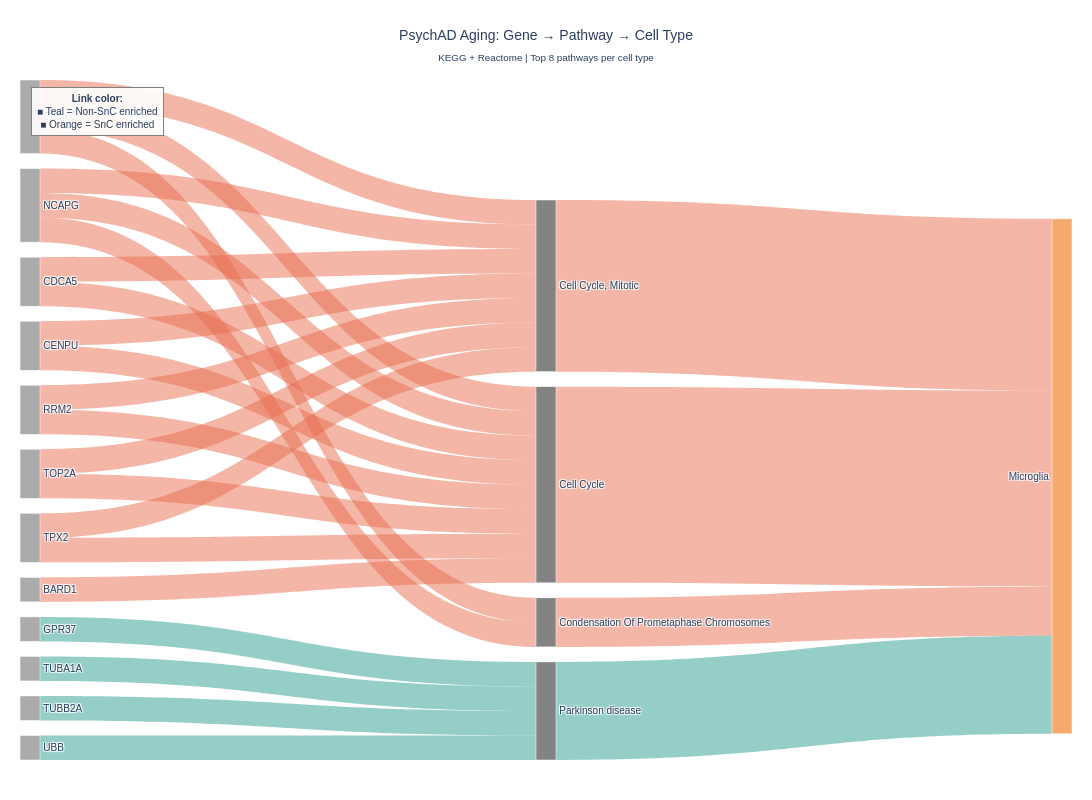

Source (notebook cell):
### Code cell
# %% Sankey Diagram - KEGG + Reactome
# ============================================================
# Visualize gene → pathway → cell type relationships
# ============================================================

print("=" * 60)
print("CREATING SANKEY DIAGRAM")
print("=" * 60)

try:
    import plotly.graph_objects as go
    PLOTLY_AVAILABLE = True
    print("✓ Plotly loaded")
except ImportError:
    PLOTLY_AVAILABLE = False
    print("✗ Plotly not available - install with: pip install plotly")

# Check for kaleido (static image export)
try:
    import kaleido
    KALEIDO_AVAILABLE = True
    print("✓ Kaleido loaded (PDF/SVG export available)")
except ImportError:
    KALEIDO_AVAILABLE = False
    print("✗ Kaleido not available - install with: pip install -U kaleido")

if PLOTLY_AVAILABLE:
    
    # ------------------------------------------------------------
    # Prepare data from All DEGs (KEGG + Reactome)
    # ------------------------------------------------------------
    core_databases = ['KEGG_2021_Human', 'Reactome_2022']
    top_n_pathways = 8
    max_genes_per_pathway = 10
    
    # Filter significant results
    sig_df = all_degs_consolidated[
        (all_degs_consolidated['database'].isin(core_databases)) &
        (all_degs_consolidated['Adjusted P-value'] < FDR_THRESHOLD)
    ].copy()
    
    # Clean pathway names
    sig_df['Pathway'] = sig_df['Term'].apply(clean_term_kegg_reactome)
    
    # Get top pathways per cell type
    top_pathways_df = []
    for ct in CELL_TYPES:
        ct_df = sig_df[sig_df['cell_type'] == ct].nsmallest(top_n_pathways, 'Adjusted P-value')
        top_pathways_df.append(ct_df)
    
    plot_df = pd.concat(top_pathways_df, ignore_index=True)
    
    print(f"\nPathways included: {plot_df['Pathway'].nunique()}")
    print(f"Cell types: {plot_df['cell_type'].unique().tolist()}")
    
    # ------------------------------------------------------------
    # Build Sankey data structures
    # ------------------------------------------------------------
    
    genes_set = set()
    pathways_set = set()
    gene_pathway_links = []
    
    for _, row in plot_df.iterrows():
        pathway = row['Pathway']
        ct = row['cell_type']
        direction = row['direction']
        
        if pd.isna(row['Overlapping Genes']) or row['Overlapping Genes'] == '':
            continue
        
        genes = [g.strip() for g in row['Overlapping Genes'].split(';') if g.strip()]
        genes = genes[:max_genes_per_pathway]
        
        pathways_set.add(pathway)
        
        for gene in genes:
            genes_set.add(gene)
            gene_pathway_links.append({
                'gene': gene,
                'pathway': pathway,
                'cell_type': ct,
                'direction': direction
            })
    
    print(f"Genes included: {len(genes_set)}")
    print(f"Gene-pathway links: {len(gene_pathway_links)}")
    
    # ------------------------------------------------------------
    # Create node indices
    # ------------------------------------------------------------
    
    genes_list = sorted(genes_set)
    pathways_list = sorted(pathways_set)
    celltypes_list = CELL_TYPES
    
    node_labels = genes_list + pathways_list + celltypes_list
    
    gene_idx = {g: i for i, g in enumerate(genes_list)}
    pathway_idx = {p: i + len(genes_list) for i, p in enumerate(pathways_list)}
    celltype_idx = {ct: i + len(genes_list) + len(pathways_list) for i, ct in enumerate(celltypes_list)}
    
    # ------------------------------------------------------------
    # Build links
    # ------------------------------------------------------------
    
    gene_to_pathway = {}
    for link in gene_pathway_links:
        key = (link['gene'], link['pathway'])
        if key not in gene_to_pathway:
            gene_to_pathway[key] = {'count': 0, 'direction': link['direction']}
        gene_to_pathway[key]['count'] += 1
    
    pathway_to_ct = {}
    for link in gene_pathway_links:
        key = (link['pathway'], link['cell_type'])
        if key not in pathway_to_ct:
            pathway_to_ct[key] = {'count': 0, 'direction': link['direction']}
        pathway_to_ct[key]['count'] += 1
    
    sources = []
    targets = []
    values = []
    link_colors = []
    
    color_up = 'rgba(231, 111, 81, 0.5)'    # Burnt sienna (SnC)
    color_down = 'rgba(42, 157, 143, 0.5)'  # Teal (Non-SnC)
    
    for (gene, pathway), data in gene_to_pathway.items():
        sources.append(gene_idx[gene])
        targets.append(pathway_idx[pathway])
        values.append(data['count'])
        link_colors.append(color_up if data['direction'] == 'UP' else color_down)
    
    for (pathway, ct), data in pathway_to_ct.items():
        sources.append(pathway_idx[pathway])
        targets.append(celltype_idx[ct])
        values.append(data['count'])
        link_colors.append(color_up if data['direction'] == 'UP' else color_down)
    
    # ------------------------------------------------------------
    # Node colors
    # ------------------------------------------------------------
    node_colors = []
    
    for _ in genes_list:
        node_colors.append('rgba(150, 150, 150, 0.8)')
    
    for _ in pathways_list:
        node_colors.append('rgba(100, 100, 100, 0.8)')
    
    for ct in celltypes_list:
        if ct == 'Microglia':
            node_colors.append('rgba(244, 162, 97, 0.9)')
        elif ct == 'Astrocyte':
            node_colors.append('rgba(38, 70, 83, 0.9)')
        elif ct == 'OPC':
            node_colors.append('rgba(138, 177, 125, 0.9)')
        else:
            node_colors.append('rgba(150, 150, 150, 0.8)')
    
    # ------------------------------------------------------------
    # Create Sankey figure
    # ------------------------------------------------------------
    fig = go.Figure(data=[go.Sankey(
        arrangement='snap',
        node=dict(
            pad=15,
            thickness=20,
            line=dict(color='white', width=0.5),
            label=node_labels,
            color=node_colors
        ),
        link=dict(
            source=sources,
            target=targets,
            value=values,
            color=link_colors
        )
    )])
    
    fig.update_layout(
        title=dict(
            text=f'{DISPLAY_NAME}: Gene → Pathway → Cell Type<br><sub>KEGG + Reactome | Top {top_n_pathways} pathways per cell type</sub>',
            font=dict(size=14),
            x=0.5,
            xanchor='center'
        ),
        font=dict(size=10, family='Arial'),
        height=800,
        width=1200,
        paper_bgcolor='white',
        plot_bgcolor='white',
        margin=dict(t=80, l=20, r=20, b=40)
    )
    
    # Legend - TOP LEFT
    fig.add_annotation(
        x=0.01, y=0.99,
        xref='paper', yref='paper',
        xanchor='left', yanchor='top',
        text='<b>Link color:</b><br>■ Teal = Non-SnC enriched<br>■ Orange = SnC enriched',
        showarrow=False,
        font=dict(size=10),
        bgcolor='rgba(255,255,255,0.9)',
        bordercolor='gray',
        borderwidth=1,
        borderpad=5
    )
    
    # ------------------------------------------------------------
    # Save outputs
    # ------------------------------------------------------------
    
    # HTML (interactive)
    sankey_html = FIGURES_DIR / f'{DATASET}_sankey_AllDEGs_KEGG_Reactome.html'
    fig.write_html(sankey_html)
    print(f"\n✓ Saved: {sankey_html.name}")
    
    # PDF and SVG (static)
    if KALEIDO_AVAILABLE:
        sankey_pdf = FIGURES_DIR / f'{DATASET}_sankey_AllDEGs_KEGG_Reactome.pdf'
        sankey_svg = FIGURES_DIR / f'{DATASET}_sankey_AllDEGs_KEGG_Reactome.svg'
        sankey_png = FIGURES_DIR / f'{DATASET}_sankey_AllDEGs_KEGG_Reactome.png'
        
        fig.write_image(sankey_pdf, scale=2)
        print(f"✓ Saved: {sankey_pdf.name}")
        
        fig.write_image(sankey_svg)
        print(f"✓ Saved: {sankey_svg.name}")
        
        fig.write_image(sankey_png, scale=2)
        print(f"✓ Saved: {sankey_png.name}")
    else:
        print("\n⚠ Install kaleido for PDF/SVG export: pip install -U kaleido")
    
    fig.show()
    
    print("\n✓ Sankey diagram complete")

else:
    print("\nSkipping Sankey - Plotly not available")

### Figure 1 — Plotly figure (JSON) as saved in the notebook; plotly's stock layout.template omitted (floating-point values rounded to 4 significant figures)
{"data": [{"arrangement": "snap", "link": {"color": ["rgba(231, 111, 81, 0.5)", "rgba(231, 111, 81, 0.5)", "rgba(231, 111, 81, 0.5)", "rgba(231, 111, 81, 0.5)", "rgba(231, 111, 81, 0.5)", "rgba(231, 111, 81, 0.5)", "rgba(231, 111, 81, 0.5)", "rgba(231, 111, 81, 0.5)", "rgba(231, 111, 81, 0.5)", "rgba(231, 111, 81, 0.5)", "rgba(231, 111, 81, 0.5)", "rgba(231, 111, 81, 0.5)", "rgba(231, 111, 81, 0.5)", "rgba(231, 111, 81, 0.5)", "rgba(231, 111, 81, 0.5)", "rgba(231, 111, 81, 0.5)", "rgba(231, 111, 81, 0.5)", "rgba(42, 157, 143, 0.5)", "rgba(42, 157, 143, 0.5)", "rgba(42, 157, 143, 0.5)", "rgba(42, 157, 143, 0.5)", "rgba(231, 111, 81, 0.5)", "rgba(231, 111, 81, 0.5)", "rgba(231, 111, 81, 0.5)", "rgba(42, 157, 143, 0.5)"], "source": [1, 5, 7, 0, 3, 8, 1, 6, 2, 5, 7, 3, 8, 1, 6, 2, 5, 4, 10, 9, 11, 14, 12, 13, 15], "target": [14, 14, 12, 12, 12, 12, 12, 12, 12, 12, 13, 13, 13, 13, 13, 13, 13, 15, 15, 15, 15, 16, 16, 16, 16], "value": [1, 1, 1, 1, 1, 1, 1, 1, 1, 1, 1, 1, 1, 1, 1, 1, 1, 1, 1, 1, 1, 2, 8, 7, 4]}, "node": {"color": ["rgba(150, 150, 150, 0.8)", "rgba(150, 150, 150, 0.8)", "rgba(150, 150, 150, 0.8)", "rgba(150, 150, 150, 0.8)", "rgba(150, 150, 150, 0.8)", "rgba(150, 150, 150, 0.8)", "rgba(150, 150, 150, 0.8)", "rgba(150, 150, 150, 0.8)", "rgba(150, 150, 150, 0.8)", "rgba(150, 150, 150, 0.8)", "rgba(150, 150, 150, 0.8)", "rgba(150, 150, 150, 0.8)", "rgba(100, 100, 100, 0.8)", "rgba(100, 100, 100, 0.8)", "rgba(100, 100, 100, 0.8)", "rgba(100, 100, 100, 0.8)", "rgba(244, 162, 97, 0.9)"], "label": ["BARD1", "CCNB2", "CDCA5", "CENPU", "GPR37", "NCAPG", "RRM2", "TOP2A", "TPX2", "TUBA1A", "TUBB2A", "UBB", "Cell Cycle", "Cell Cycle, Mitotic", "Condensation Of Prometaphase Chromosomes", "Parkinson disease", "Microglia"], "line": {"color": "white", "width": 0.5}, "pad": 15, "thickness": 20}, "type": "sankey"}], "layout": {"annotations": [{"bgcolor": "rgba(255,255,255,0.9)", "bordercolor": "gray", "borderpad": 5, "borderwidth": 1, "font": {"size": 10}, "showarrow": false, "text": "<b>Link color:</b><br>■ Teal = Non-SnC enriched<br>■ Orange = SnC enriched", "x": 0.01, "xanchor": "left", "xref": "paper", "y": 0.99, "yanchor": "top", "yref": "paper"}], "font": {"family": "Arial", "size": 10}, "height": 800, "margin": {"b": 40, "l": 20, "r": 20, "t": 80}, "paper_bgcolor": "white", "plot_bgcolor": "white", "title": {"font": {"size": 14}, "text": "PsychAD Aging: Gene → Pathway → Cell Type<br><sub>KEGG + Reactome | Top 8 pathways per cell type</sub>", "x": 0.5, "xanchor": "center"}, "width": 1200}}
